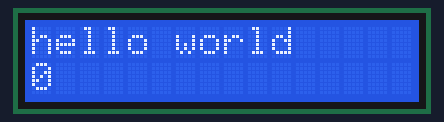
Bench run of a sketch on a simulated Arduino Uno, built with avr-gcc and run on an emulated ATmega328P. Shown: 16×2 character LCD.

Above: at 0.1 s.
At 4.1 s:
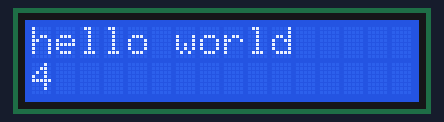
At 9.1 s:
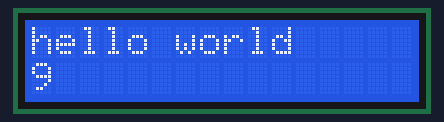
At 19.1 s:
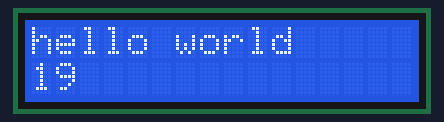
At 29.1 s:
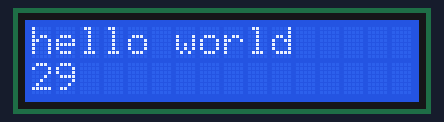
At 39.1 s:
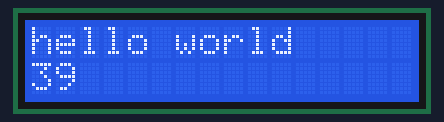

The sketch:

lcd_demo.ino
```cpp
#include <LiquidCrystal.h>

const int rs=2 ,en=0 ,d4=4 ,d5=16 , d6=17 , d7=5 ;
  LiquidCrystal lcd(rs,en,d4,d5,d6,d7);
void setup() {
  // put your setup code here, to run once:
  lcd.begin(16,2);
  lcd.print("hello world");
}

void loop() {
  // put your main code here, to run repeatedly:
  lcd.setCursor(0,1);
  lcd.print(millis()/1000);
}
```

Measured:
- what the display in image 1 shows lasts 1.0 s, from 4.0 s to 5.0 s
